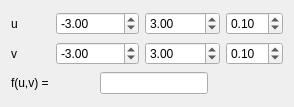
<?xml version="1.0" encoding="UTF-8"?>
<ui version="4.0">
 <class>SurfaceWidget</class>
 <widget class="QWidget" name="SurfaceWidget">
  <property name="geometry">
   <rect>
    <x>0</x>
    <y>0</y>
    <width>294</width>
    <height>107</height>
   </rect>
  </property>
  <property name="windowTitle">
   <string>Form</string>
  </property>
  <layout class="QGridLayout" name="gridLayout">
   <item row="0" column="0">
    <widget class="QLabel" name="label_3">
     <property name="text">
      <string>u</string>
     </property>
    </widget>
   </item>
   <item row="2" column="0" colspan="2">
    <widget class="QLabel" name="label">
     <property name="text">
      <string>f(u,v) =</string>
     </property>
    </widget>
   </item>
   <item row="1" column="3">
    <widget class="QDoubleSpinBox" name="var2Max">
     <property name="minimum">
      <double>-1000.000000000000000</double>
     </property>
     <property name="maximum">
      <double>1000.000000000000000</double>
     </property>
     <property name="value">
      <double>3.000000000000000</double>
     </property>
    </widget>
   </item>
   <item row="1" column="0">
    <widget class="QLabel" name="label_4">
     <property name="text">
      <string>v</string>
     </property>
    </widget>
   </item>
   <item row="0" column="1" colspan="2">
    <widget class="QDoubleSpinBox" name="var1Min">
     <property name="minimum">
      <double>-1000.000000000000000</double>
     </property>
     <property name="maximum">
      <double>1000.000000000000000</double>
     </property>
     <property name="value">
      <double>-3.000000000000000</double>
     </property>
    </widget>
   </item>
   <item row="2" column="2" colspan="3">
    <widget class="QLineEdit" name="equationLine">
     <property name="sizePolicy">
      <sizepolicy hsizetype="Maximum" vsizetype="Fixed">
       <horstretch>0</horstretch>
       <verstretch>0</verstretch>
      </sizepolicy>
     </property>
    </widget>
   </item>
   <item row="1" column="1" colspan="2">
    <widget class="QDoubleSpinBox" name="var2Min">
     <property name="minimum">
      <double>-1000.000000000000000</double>
     </property>
     <property name="maximum">
      <double>1000.000000000000000</double>
     </property>
     <property name="value">
      <double>-3.000000000000000</double>
     </property>
    </widget>
   </item>
   <item row="0" column="4">
    <widget class="QDoubleSpinBox" name="uIncrement">
     <property name="singleStep">
      <double>0.050000000000000</double>
     </property>
     <property name="value">
      <double>0.100000000000000</double>
     </property>
    </widget>
   </item>
   <item row="0" column="3">
    <widget class="QDoubleSpinBox" name="var1Max">
     <property name="minimum">
      <double>-1000.000000000000000</double>
     </property>
     <property name="maximum">
      <double>1000.000000000000000</double>
     </property>
     <property name="value">
      <double>3.000000000000000</double>
     </property>
    </widget>
   </item>
   <item row="1" column="4">
    <widget class="QDoubleSpinBox" name="vIncrement">
     <property name="singleStep">
      <double>0.050000000000000</double>
     </property>
     <property name="value">
      <double>0.100000000000000</double>
     </property>
    </widget>
   </item>
  </layout>
 </widget>
 <resources/>
 <connections/>
</ui>
